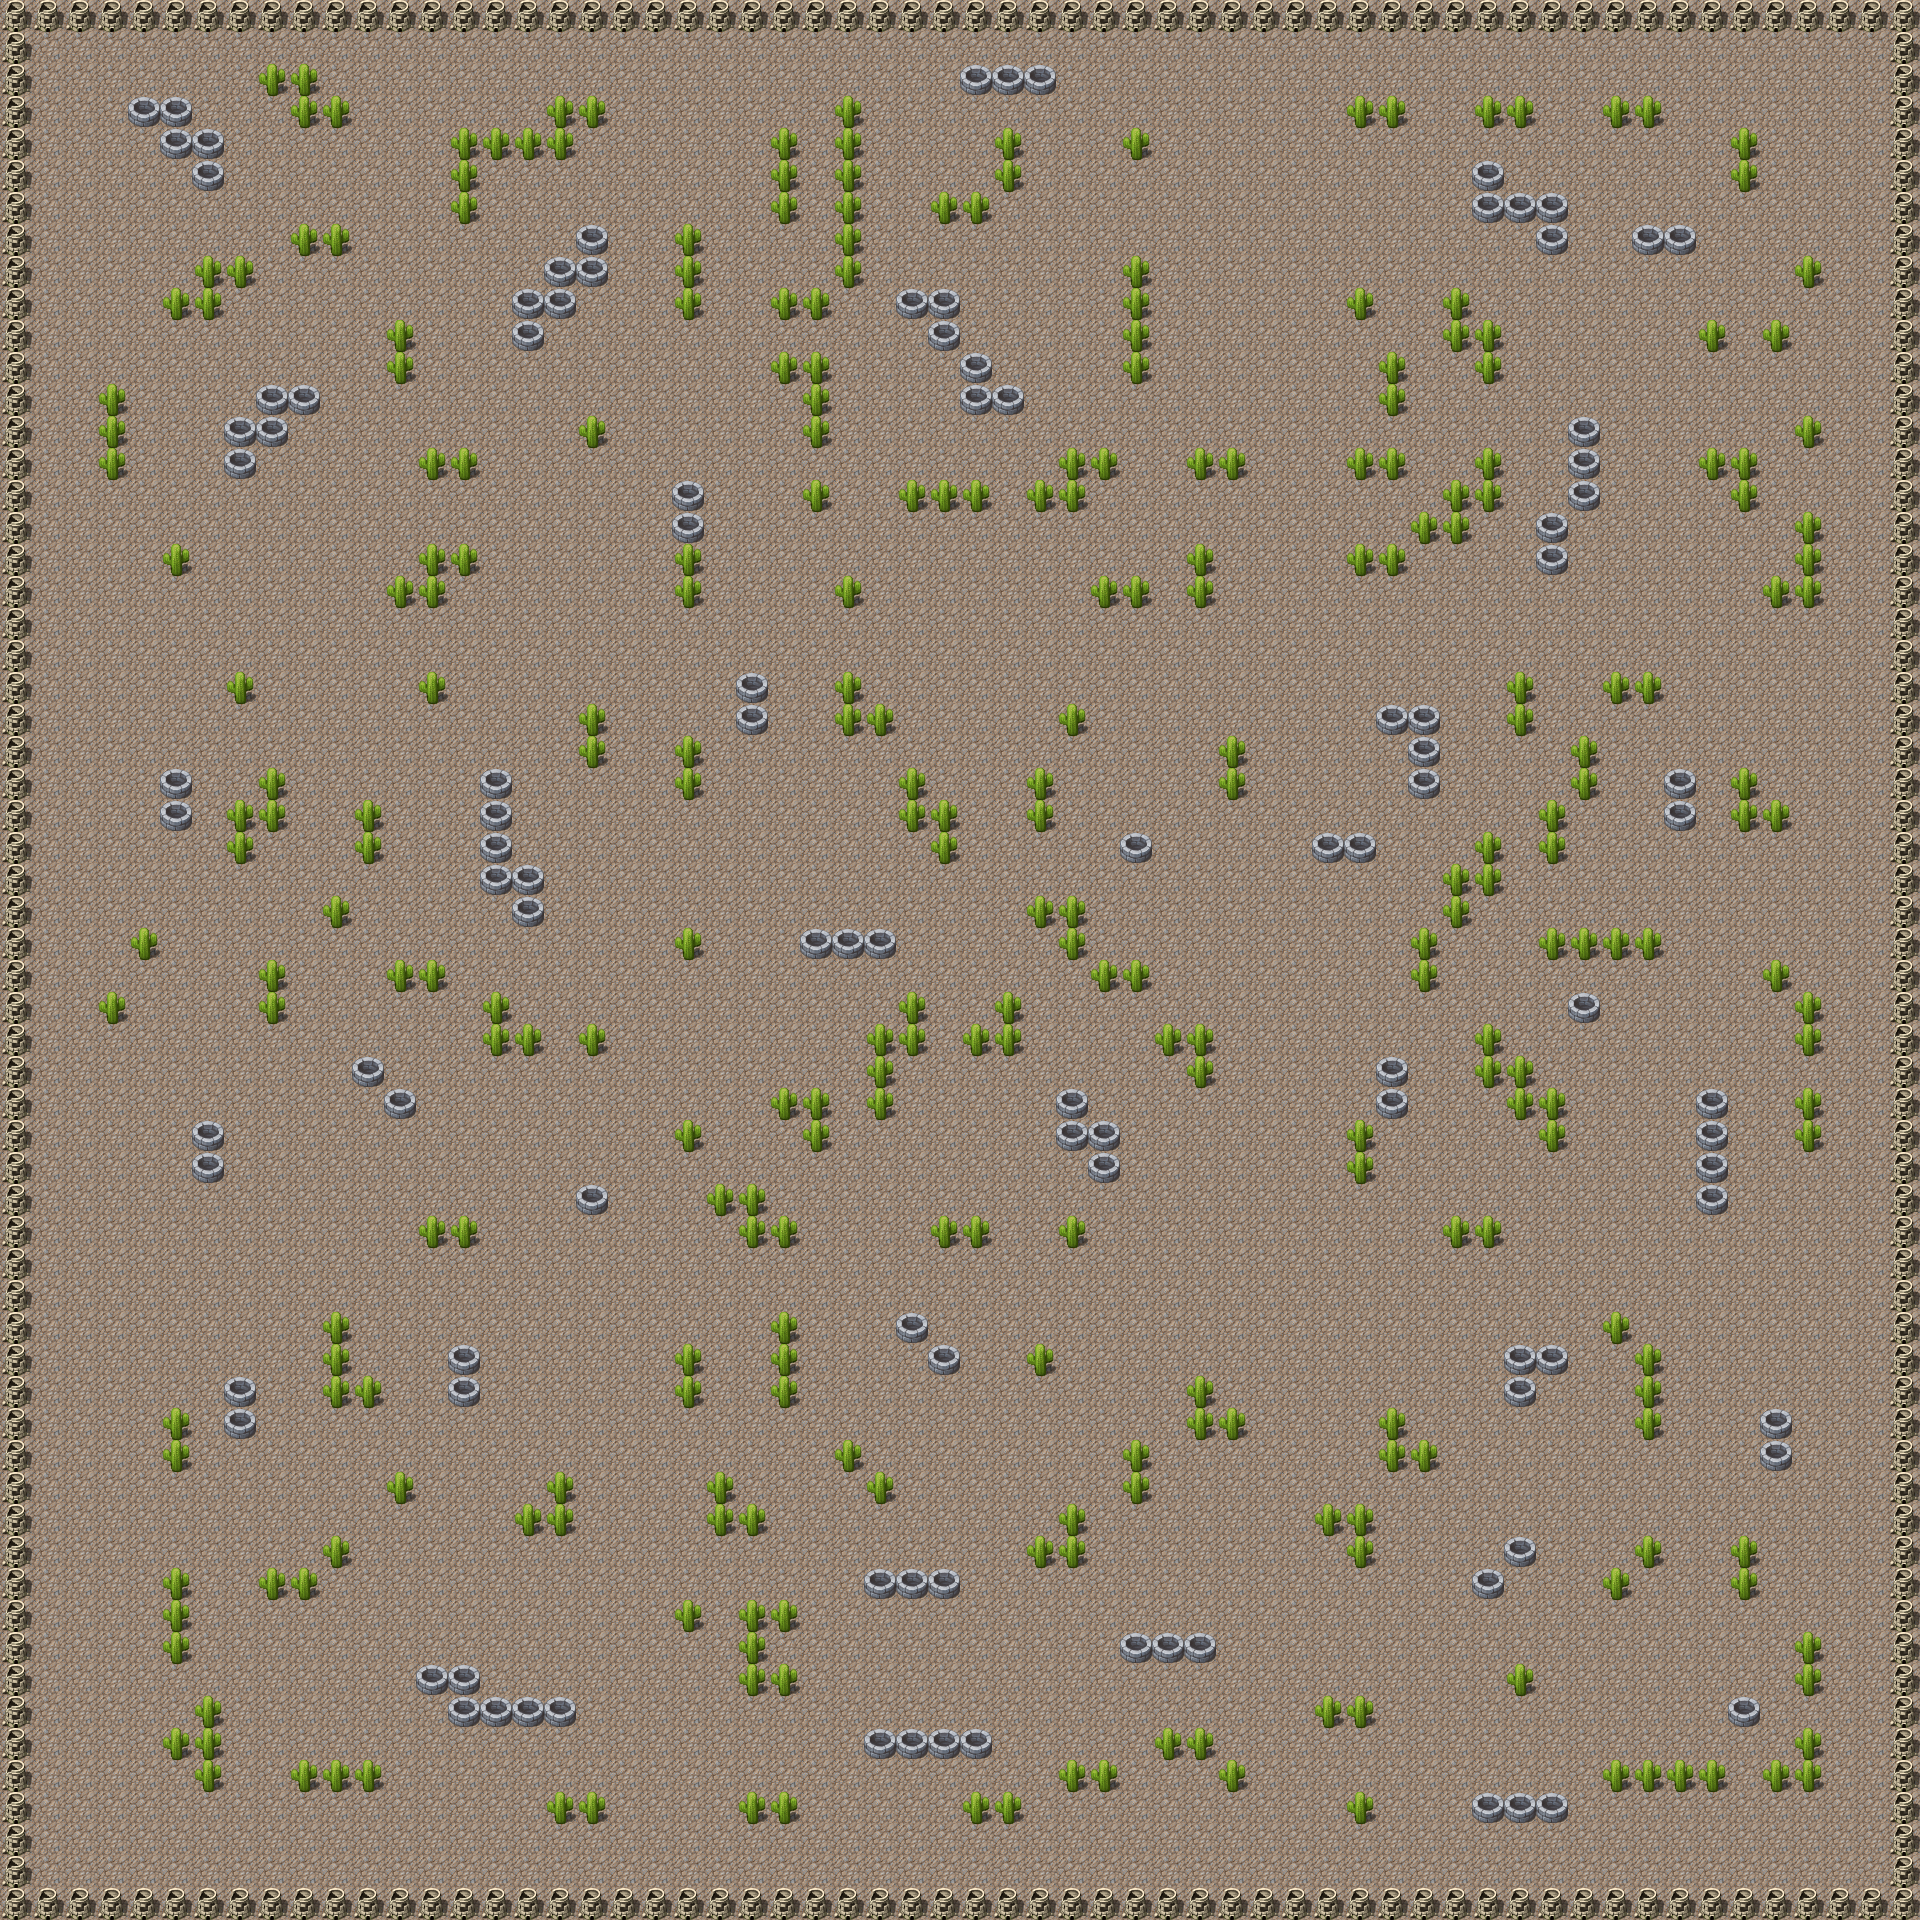

The image is a tile-based game level rendered from a .tmx file. Its description and source (layers, tilesets, objects; grid data summarised) follow:
An orthogonal 60x60 tile map with 32x32 px tiles, 2 tile layers (Tile Layer 1, Fore), 2 tilesets.

<map version="1.0" orientation="orthogonal" width="60" height="60" tilewidth="32" tileheight="32">
 <tileset firstgid="1" name="bg" tilewidth="32" tileheight="32">
  <image source="../TileB.png" width="512" height="512" />
  <tile id="147">
   <properties>
    <property name="blocked" value="" />
   </properties>
  </tile>
  <tile id="214">
   <properties>
    <property name="blocked" value="" />
    <property name="destroyable" value="" />
   </properties>
  </tile>
  <tile id="232">
   <properties>
    <property name="blocked" value="" />
   </properties>
  </tile>
  <tile id="233">
   <properties>
    <property name="blocked" value="" />
   </properties>
  </tile>
  <tile id="249">
   <properties>
    <property name="blocked" value="" />
   </properties>
  </tile>
 </tileset>
 <tileset firstgid="257" name="fg" tilewidth="32" tileheight="32">
  <image source="../tileset.png" width="512" height="512" />
 </tileset>
 <layer name="Tile Layer 1" width="60" height="60">
  <data>[3600 cells, 3600 non-empty, 1 distinct tile ids]</data>
 </layer>
 <layer name="Fore" width="60" height="60">
  <data>[3600 cells, 643 non-empty, 3 distinct tile ids]</data>
 </layer>
</map>
